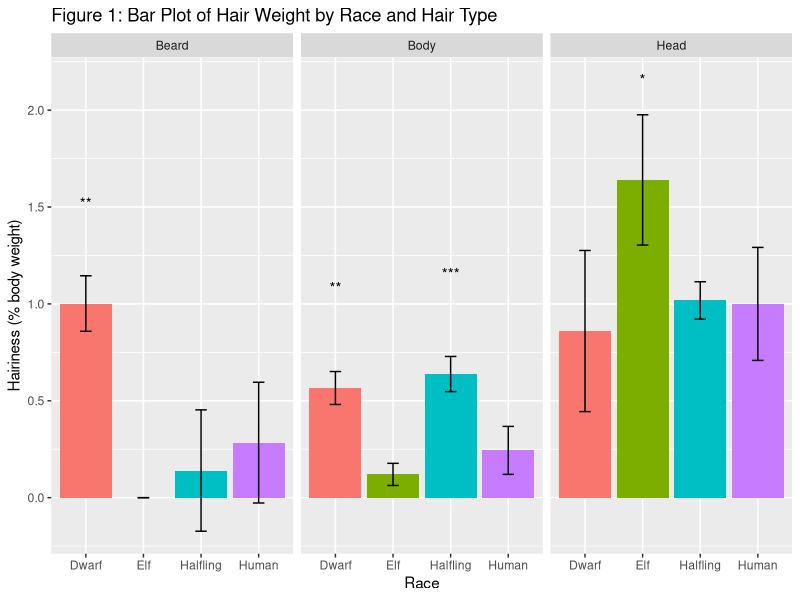
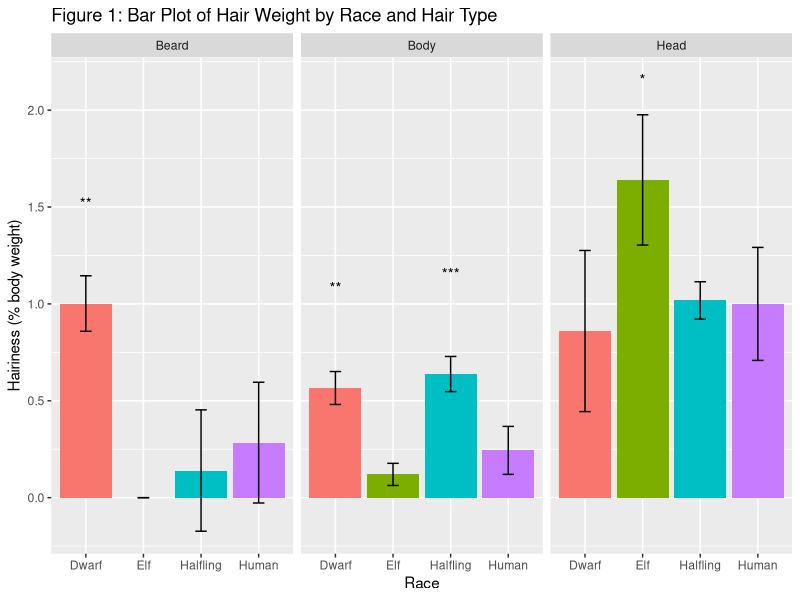

These figures' R source, in order:
library(tidyverse)
library(ggplot2)

data <- read_csv("analysed_data.csv")


# Error Checking ----------------------------------------------------------


if(!is.data.frame(data)){
  stop(paste(c("data must be a data frame for analysis. Class", class(data),
               "supplied."), collapse=" "))
}
  
cols_needed <- c("Race", "Type", "mean", "sd", "p.star")
cols_missing <- !(cols_needed %in% colnames(data))
if(sum(cols_missing) > 0){
  stop(paste(c("data is missing column(s)", cols_needed[cols_missing]), 
             collapse=" "))
}
  

# Graph -------------------------------------------------------------------


above_error_bar <- max(data$sd)+0.1

ggplot(data, aes(x=Race, y=mean, fill=Race)) + 
  facet_wrap(~Type) +
  geom_bar(stat="identity") +
  geom_errorbar(aes(ymin=mean-sd, ymax=mean+sd),
                width=.2,
                position=position_dodge(.9)) +
  labs(title="Figure 1: Bar Plot of Hair Weight by Race and Hair Type",
       y = "Hairiness (% body weight)") + 
  geom_text(aes(label=p.star), nudge_y = above_error_bar) +
  theme(legend.position="none")  #redundant with x-axis label

ggsave("barplot.png", scale=1.2, width=6)
